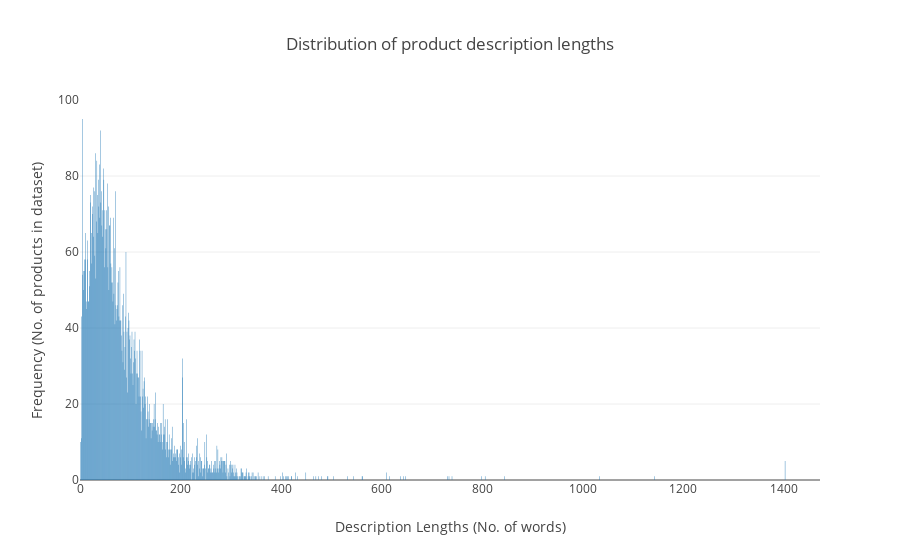

The code cell stored with this chart in its notebook:
### Code cell
descLengths = []
descLengthFreqs = []
for i in range(maxDescLength):
    descLengths.append(i)
    if i in allDescriptionLengthFrequenciesDict and i != 0:
        descLengthFreqs.append(allDescriptionLengthFrequenciesDict[i])
    else:
        descLengthFreqs.append(0)

data = [
        Bar(
            x=descLengths,
            y=descLengthFreqs
        )
]

layout = Layout(
    title='Distribution of product description lengths',
    xaxis=dict(
        title='Description Lengths (No. of words)'
    ),
    yaxis=dict(
        title='Frequency (No. of products in dataset)'
    )
)
fig = Figure(data=data, layout=layout)
iplot(fig)

### Figure 1 — Plotly figure (JSON) as saved in the notebook; plotly's stock layout.template omitted (floating-point values rounded to 4 significant figures; data arrays with more than 128 entries replaced by an {"elided": "..."} marker saying what was removed)
{"data": [{"type": "bar", "x": {"elided": "1473 int values"}, "y": {"elided": "1473 int values"}}], "layout": {"title": "Distribution of product description lengths", "xaxis": {"title": "Description Lengths (No. of words)"}, "yaxis": {"title": "Frequency (No. of products in dataset)"}}}
